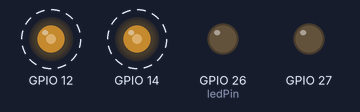
A sketch run on a simulated ESP32. On the bench: output pins drawn as LEDs (lit = HIGH). Dashed ring = blinking.

Above: at 0.05 s.
Timing chart, 0 to 5.8 s (numbered marks = the images above):
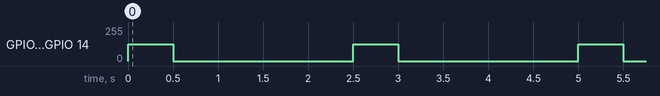

The sketch:

motorsTest.ino
```cpp
// the number of the LED pin
const int ledPin = 26;  // 16 corresponds to GPIO16

// setting PWM properties
const int freq = 5000;
const int ledChannel = 0;
const int resolution = 8;

void setup(){
  pinMode(26,OUTPUT);
  pinMode(27,OUTPUT);
  pinMode(14,OUTPUT);
  pinMode(12,OUTPUT);
  // configure LED PWM functionalitites
  ledcSetup(ledChannel, freq, resolution);
  // attach the channel to the GPIO to be controlled
  ledcAttachPin(12, ledChannel);
  ledcAttachPin(14, ledChannel);

}

void loop(){
  digitalWrite(26,LOW);
  digitalWrite(27,LOW);
 // digitalWrite(12,LOW);
 // digitalWrite(14,LOW);
  ledcWrite(0,127);
   delay(500);
  // increase the LED brightness
 /* for(int dutyCycle = 0; dutyCycle <= 255; dutyCycle++){
    // changing the LED brightness with PWM
    ledcWrite(ledChannel, dutyCycle);
    delay(15);
  }

  // decrease the LED brightness
  for(int dutyCycle = 255; dutyCycle >= 0; dutyCycle--){
    // changing the LED brightness with PWM
    ledcWrite(ledChannel, dutyCycle);
    delay(15);
  }*/
  digitalWrite(26,LOW);
  digitalWrite(27,LOW);
  //digitalWrite(12,LOW);
   ledcWrite(0,0);
  //digitalWrite(14,LOW);
   delay(2000);
}
```

Measured:
- by itself, GPIO 12, GPIO 14: alternates 127/255 for 0.50 s and 0/255 for 2.0 s
